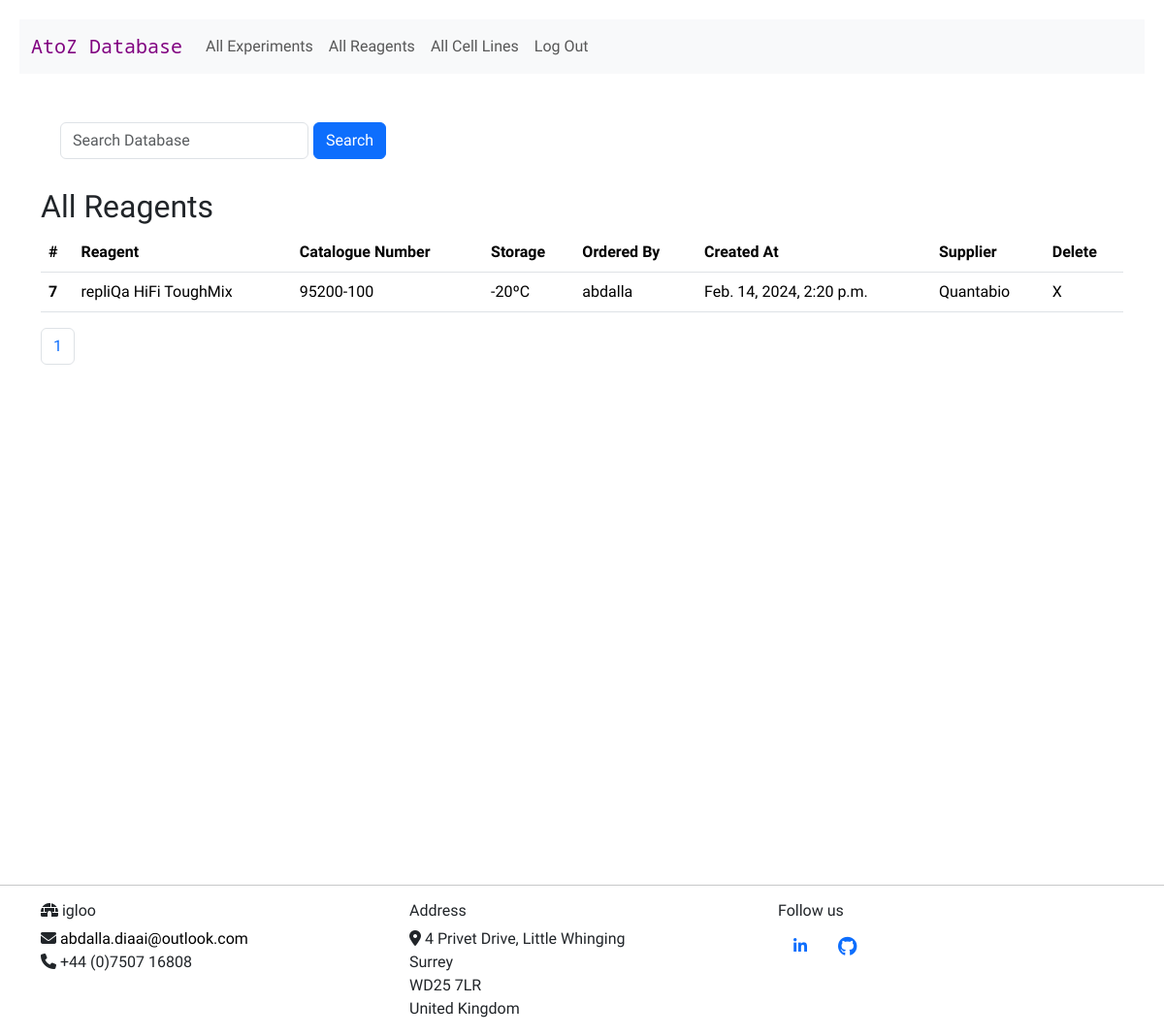
The page /view_reagents (signed in) on the database as committed earlier.
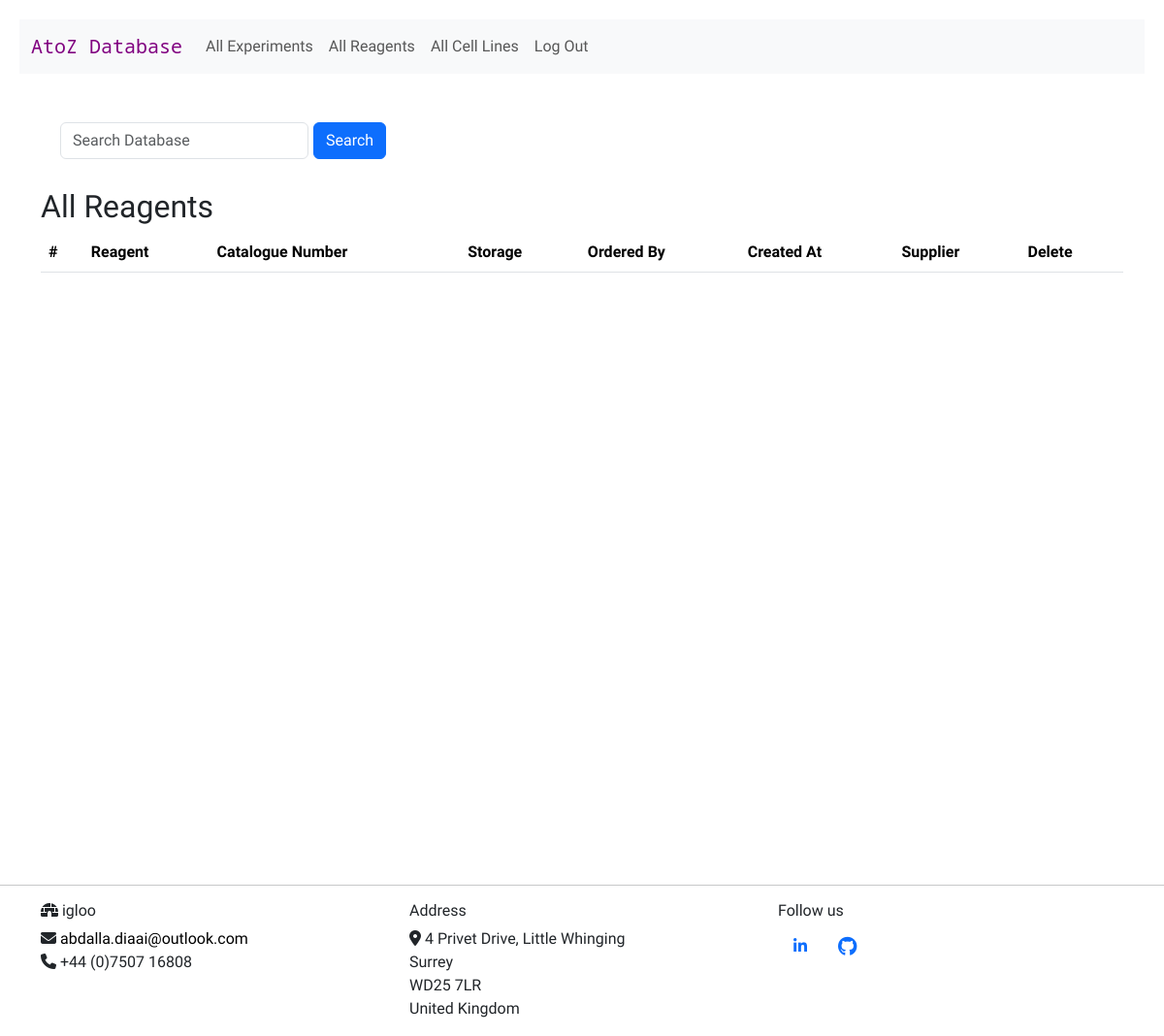
The same page on the database as committed later.
### reagents/models.py (models this page shows, shortened)
class TimeStampedModel(models.Model):
    created_at = models.DateTimeField(auto_now_add=True)
    updated_at = models.DateTimeField(auto_now=True)
    class Meta:
        abstract = True

class Reagent(TimeStampedModel):
    created = TimeStampedModel.created_at
    reagent_name = models.CharField(max_length=300, blank=True, null=True)
    catalogue_no = models.CharField(max_length=300, blank=True, null=True)
    reagent_url = models.CharField(max_length=300, blank=True, null=True)
    owner = models.ForeignKey(settings.AUTH_USER_MODEL, on_delete=models.CASCADE, null=True)
    reagent_storage = models.CharField(max_length=10, blank=True, null=True)
    reagent_supplier = models.CharField(max_length=64, blank=True, null=True)

class User(AbstractUser):
    pass

### reagents/views.py (the view)
# urls.py: path("view_reagents", views.view_reagents, name="view_reagents"),
@login_required
def view_reagents(request):
    reagents = Reagent.objects.all()
    paginator = Paginator(reagents, 10)
    page_number = request.GET.get("page")
    page_obj = paginator.get_page(page_number)
    return render(
        request,
        "reagents/reagents.html",
        {"page_obj": page_obj, "paginator": paginator,
         "search_form": ReagentSearch()},
    )

### reagents/forms.py
class ReagentSearch(forms.Form):
    search = forms.CharField(
        label="",
        widget=forms.TextInput(
            attrs={"placeholder": "Search Database", "class": "form-control"}
        ),
    )
    database_to_search = models.CharField(max_length=30)

### reagents/templates/reagents/reagents.html (shortened to what this page needs)
{% extends "reagents/layout.html" %}
{% load static %}
{% block body %}
<form class="d-flex" action="{% url 'reagents_search' %}" method="POST">
    <div class="form-group">
        {{ search_form }}
    </div>
    <button class="btn btn-primary" type="submit">Search</button>
</form>
<h2>All Reagents</h2>
{% if user.is_authenticated %}
<div>
    <table class="table">
        <thead>
            <tr>
                <th scope="col">#</th>
                <th scope="col">Reagent</th>
                <th scope="col">Catalogue Number</th>
                <th scope="col">Storage</th>
                <th scope="col">Ordered By</th>
                <th scope="col">Created At</th>
                <th scope="col">Supplier</th>
                <th scope="col">Delete</th>
            </tr>
        </thead>
        <tbody>
            {% for reagent in page_obj %}
            <tr>
                <th scope="row">{{ reagent.id }}</th>
                <td>{{ reagent.reagent_name }}</td>
                <td>{{ reagent.catalogue_no }}</td>
                <td>{{ reagent.reagent_storage }}ºC</td>
                <td>{{ reagent.owner }}</td>
                <td> {{ reagent.created }}</td>
                <td><a href="{{ reagent.reagent_url }}">{{ reagent.reagent_supplier }}</a></td>
                <td><a id="delete" href="{% url 'delete_reagent' reagent.id %}">X</a></td>
            </tr>
            {% endfor %}
        </tbody>
    </table>
</div>
{% if paginator.count > 0 %}
<nav aria-label="Page navigation example">
    <ul class="pagination">
        {% for page_number in paginator.page_range %}
        {% if page.obj.number == page_number %}
        <li class="page-item active"><a class="page-link" href="">{{ page_number }}</a></li>
        {% else %}
        <li class="page-item"><a class="page-link" href="?page={{ page_number }}">{{ page_number }}</a></li>
        {% endif %}
        {% endfor %}
    </ul>
</nav>
{% endif %}
{% endif %}
{% endblock %}

Rows that differ between the two databases and show on the page:
removed Reagent: id "7", reagent_name "repliQa HiFi ToughMix", catalogue_no "95200-100", reagent_storage "-20", owner "abdalla", created "Feb. 14, 2024, 2:20 p.m.", reagent_supplier "Quantabio"
Other text that changed with them:
list line gone: "1"
